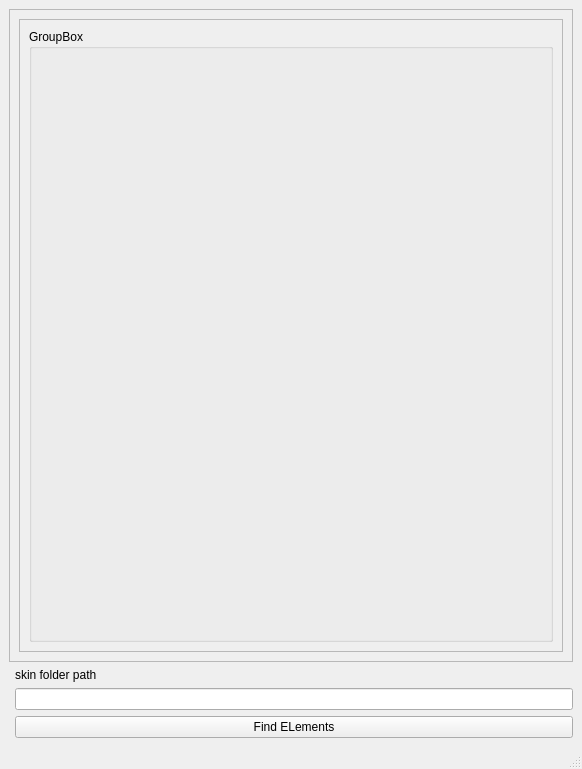
<?xml version="1.0" encoding="UTF-8"?>
<ui version="4.0">
 <class>MainWindow</class>
 <widget class="QMainWindow" name="MainWindow">
  <property name="geometry">
   <rect>
    <x>0</x>
    <y>0</y>
    <width>582</width>
    <height>769</height>
   </rect>
  </property>
  <property name="windowTitle">
   <string>MainWindow</string>
  </property>
  <widget class="QWidget" name="centralwidget">
   <layout class="QGridLayout" name="gridLayout">
    <item row="1" column="1">
     <widget class="QLabel" name="label">
      <property name="text">
       <string>skin folder path</string>
      </property>
     </widget>
    </item>
    <item row="2" column="1">
     <widget class="QLineEdit" name="skinFolder"/>
    </item>
    <item row="3" column="1">
     <widget class="QPushButton" name="pushButton">
      <property name="text">
       <string>Find ELements</string>
      </property>
     </widget>
    </item>
    <item row="0" column="0" colspan="2">
     <widget class="QScrollArea" name="scrollArea">
      <property name="widgetResizable">
       <bool>true</bool>
      </property>
      <widget class="QWidget" name="scrollAreaWidgetContents_2">
       <property name="geometry">
        <rect>
         <x>0</x>
         <y>0</y>
         <width>562</width>
         <height>655</height>
        </rect>
       </property>
       <layout class="QVBoxLayout" name="verticalLayout">
        <item>
         <widget class="QFrame" name="frame">
          <property name="frameShape">
           <enum>QFrame::StyledPanel</enum>
          </property>
          <property name="frameShadow">
           <enum>QFrame::Raised</enum>
          </property>
          <layout class="QHBoxLayout" name="horizontalLayout">
           <item>
            <widget class="QGroupBox" name="groupBox">
             <property name="title">
              <string>GroupBox</string>
             </property>
             <layout class="QGridLayout" name="gridLayout_2">
              <item row="0" column="1">
               <layout class="QFormLayout" name="formLayout"/>
              </item>
             </layout>
            </widget>
           </item>
          </layout>
         </widget>
        </item>
       </layout>
      </widget>
     </widget>
    </item>
   </layout>
  </widget>
  <widget class="QStatusBar" name="statusbar"/>
 </widget>
 <resources/>
 <connections/>
</ui>
